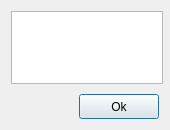
<?xml version="1.0" encoding="UTF-8"?>
<ui version="4.0">
 <class>Popup</class>
 <widget class="QDialog" name="Popup">
  <property name="geometry">
   <rect>
    <x>0</x>
    <y>0</y>
    <width>170</width>
    <height>130</height>
   </rect>
  </property>
  <property name="sizePolicy">
   <sizepolicy hsizetype="Preferred" vsizetype="Preferred">
    <horstretch>0</horstretch>
    <verstretch>0</verstretch>
   </sizepolicy>
  </property>
  <property name="minimumSize">
   <size>
    <width>170</width>
    <height>130</height>
   </size>
  </property>
  <property name="windowTitle">
   <string>Dialog</string>
  </property>
  <layout class="QVBoxLayout" name="verticalLayout">
   <item>
    <widget class="QTextEdit" name="message">
     <property name="sizePolicy">
      <sizepolicy hsizetype="Expanding" vsizetype="Expanding">
       <horstretch>0</horstretch>
       <verstretch>0</verstretch>
      </sizepolicy>
     </property>
     <property name="minimumSize">
      <size>
       <width>152</width>
       <height>73</height>
      </size>
     </property>
    </widget>
   </item>
   <item>
    <layout class="QHBoxLayout" name="horizontalLayout">
     <property name="topMargin">
      <number>7</number>
     </property>
     <item>
      <spacer name="horizontalSpacer">
       <property name="orientation">
        <enum>Qt::Horizontal</enum>
       </property>
       <property name="sizeHint" stdset="0">
        <size>
         <width>40</width>
         <height>20</height>
        </size>
       </property>
      </spacer>
     </item>
     <item>
      <widget class="QPushButton" name="ok_button">
       <property name="sizePolicy">
        <sizepolicy hsizetype="Fixed" vsizetype="Fixed">
         <horstretch>0</horstretch>
         <verstretch>0</verstretch>
        </sizepolicy>
       </property>
       <property name="minimumSize">
        <size>
         <width>0</width>
         <height>25</height>
        </size>
       </property>
       <property name="text">
        <string>Ok</string>
       </property>
      </widget>
     </item>
    </layout>
   </item>
  </layout>
 </widget>
 <resources/>
 <connections>
  <connection>
   <sender>ok_button</sender>
   <signal>released()</signal>
   <receiver>Popup</receiver>
   <slot>close()</slot>
   <hints>
    <hint type="sourcelabel">
     <x>122</x>
     <y>107</y>
    </hint>
    <hint type="destinationlabel">
     <x>84</x>
     <y>64</y>
    </hint>
   </hints>
  </connection>
 </connections>
</ui>
